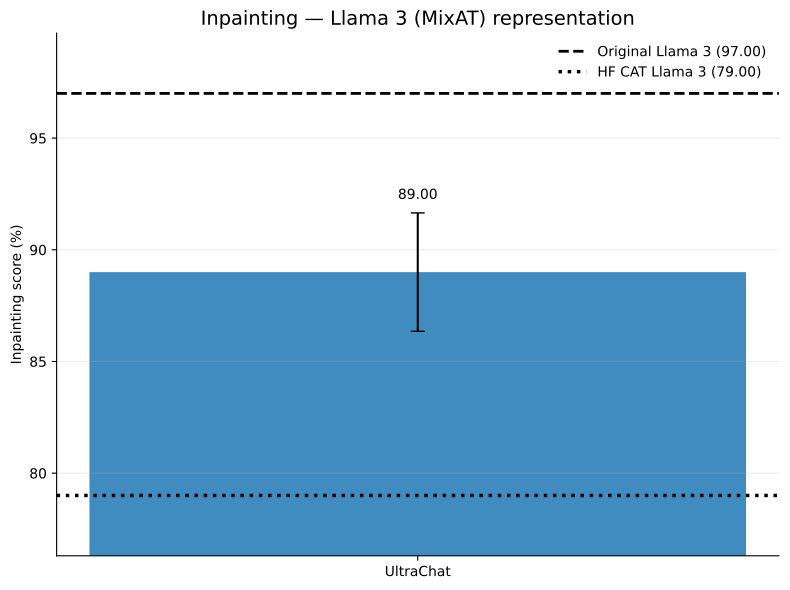

Python code for this plot:
import numpy as np
import matplotlib.pyplot as plt

from pathlib import Path
from matplotlib.backends.backend_pdf import PdfPages


# ============================================================
# Configuration
# ============================================================

MODEL_NAME = "Llama 3 (MixAT)"
METRIC_NAME = "Inpainting"
COLOR = "C0"

eps = np.array([
    0.075,
    0.150,
    0.300,
    0.600,
])


# ============================================================
# Representation
# ============================================================

github = (89.00, 2.65)

references = {
    "Original Llama 3": 97.00,
    "HuggingFace CAT Llama 3": 79.00,
}


# ============================================================
# Relative learning-rate representation
# ============================================================

relative = {
    "y": [
        87.67,
        89.67,
        94.00,
        89.67,
    ],
    "err": [
        6.51,
        4.04,
        1.73,
        1.15,
    ],
}


# ============================================================
# Representation plot
# ============================================================

def plot_representation():
    fig, ax = plt.subplots(figsize=(8, 6))

    value, error = github

    original = references["Original Llama 3"]
    hf = references["HuggingFace CAT Llama 3"]

    # --------------------------------------------------------
    # GitHub Llama 3 bar
    # --------------------------------------------------------

    bar = ax.bar(
        [0],
        [value],
        yerr=[error],
        capsize=5,
        width=0.55,
        color=COLOR,
        alpha=0.85,
    )[0]

    # --------------------------------------------------------
    # Reference lines
    # --------------------------------------------------------

    ax.axhline(
        original,
        linestyle="--",
        linewidth=2,
        color="black",
        label=f"Original Llama 3 ({original:.2f})",
    )

    ax.axhline(
        hf,
        linestyle=":",
        linewidth=2.5,
        color="black",
        label=f"HF CAT Llama 3 ({hf:.2f})",
    )

    # --------------------------------------------------------
    # Adaptive y-axis
    # --------------------------------------------------------

    all_values = [
        value - error,
        value + error,
        original,
        hf,
    ]

    ymin = min(all_values)
    ymax = max(all_values)

    padding = max(
        (ymax - ymin) * 0.15,
        1,
    )

    ax.set_ylim(
        ymin - padding,
        ymax + padding,
    )

    # --------------------------------------------------------
    # Numerical value
    # --------------------------------------------------------

    ax.text(
        bar.get_x() + bar.get_width() / 2,
        value + error + 0.5,
        f"{value:.2f}",
        ha="center",
        va="bottom",
        fontsize=10,
    )

    # --------------------------------------------------------
    # X axis
    # --------------------------------------------------------

    ax.set_xticks([0])

    ax.set_xticklabels([
        "UltraChat"
    ])

    # --------------------------------------------------------
    # Labels / styling
    # --------------------------------------------------------

    ax.set_ylabel(
        "Inpainting score (%)"
    )

    ax.set_title(
        f"{METRIC_NAME} — {MODEL_NAME} representation",
        fontsize=14,
    )

    ax.grid(
        axis="y",
        alpha=0.25,
    )

    ax.spines["top"].set_visible(False)
    ax.spines["right"].set_visible(False)

    ax.legend(
        frameon=False,
    )

    fig.tight_layout()

    return fig


# ============================================================
# Relative learning-rate plot
# ============================================================

def plot_relative_lr():
    fig, ax = plt.subplots(figsize=(8, 6))

    y = np.array(
        relative["y"],
        dtype=float,
    )

    err = np.array(
        relative["err"],
        dtype=float,
    )

    # --------------------------------------------------------
    # Line + markers
    # --------------------------------------------------------

    ax.plot(
        eps,
        y,
        marker="o",
        markersize=7,
        linewidth=2,
        color=COLOR,
        label="UltraChat",
    )

    # --------------------------------------------------------
    # Error bars
    # --------------------------------------------------------

    ax.errorbar(
        eps,
        y,
        yerr=err,
        fmt="none",
        capsize=4,
        color=COLOR,
    )

    # --------------------------------------------------------
    # Adaptive y-axis
    # --------------------------------------------------------

    ymin = np.min(
        y - err
    )

    ymax = np.max(
        y + err
    )

    padding = max(
        (ymax - ymin) * 0.15,
        1,
    )

    ax.set_ylim(
        ymin - padding,
        min(100, ymax + padding),
    )

    # --------------------------------------------------------
    # X axis
    # --------------------------------------------------------

    ax.set_xlabel(
        r"Configuration multiplier $s$"
    )

    ax.set_xticks(eps)

    ax.set_xticklabels([
        "0.075",
        "0.150",
        "0.300",
        "0.600",
    ])

    # --------------------------------------------------------
    # Labels / styling
    # --------------------------------------------------------

    ax.set_ylabel(
        "Inpainting score (%)"
    )

    ax.set_title(
        f"{METRIC_NAME} — {MODEL_NAME} relative learning rate",
        fontsize=14,
    )

    ax.grid(
        axis="y",
        alpha=0.25,
    )

    ax.spines["top"].set_visible(False)
    ax.spines["right"].set_visible(False)

    ax.legend(
        frameon=False,
    )

    fig.tight_layout()

    return fig


# ============================================================
# Generate
# ============================================================

figures = [
    plot_representation(),
    plot_relative_lr(),
]


# ============================================================
# Save to ONE multipage PDF
# ============================================================

script_path = Path(__file__).resolve()
pdf_path = script_path.with_suffix(".pdf")

with PdfPages(pdf_path) as pdf:
    for fig in figures:
        pdf.savefig(
            fig,
            bbox_inches="tight",
        )

print(
    f"Saved {len(figures)} figures to:\n"
    f"{pdf_path}"
)


# ============================================================
# Display
# ============================================================

plt.show()
